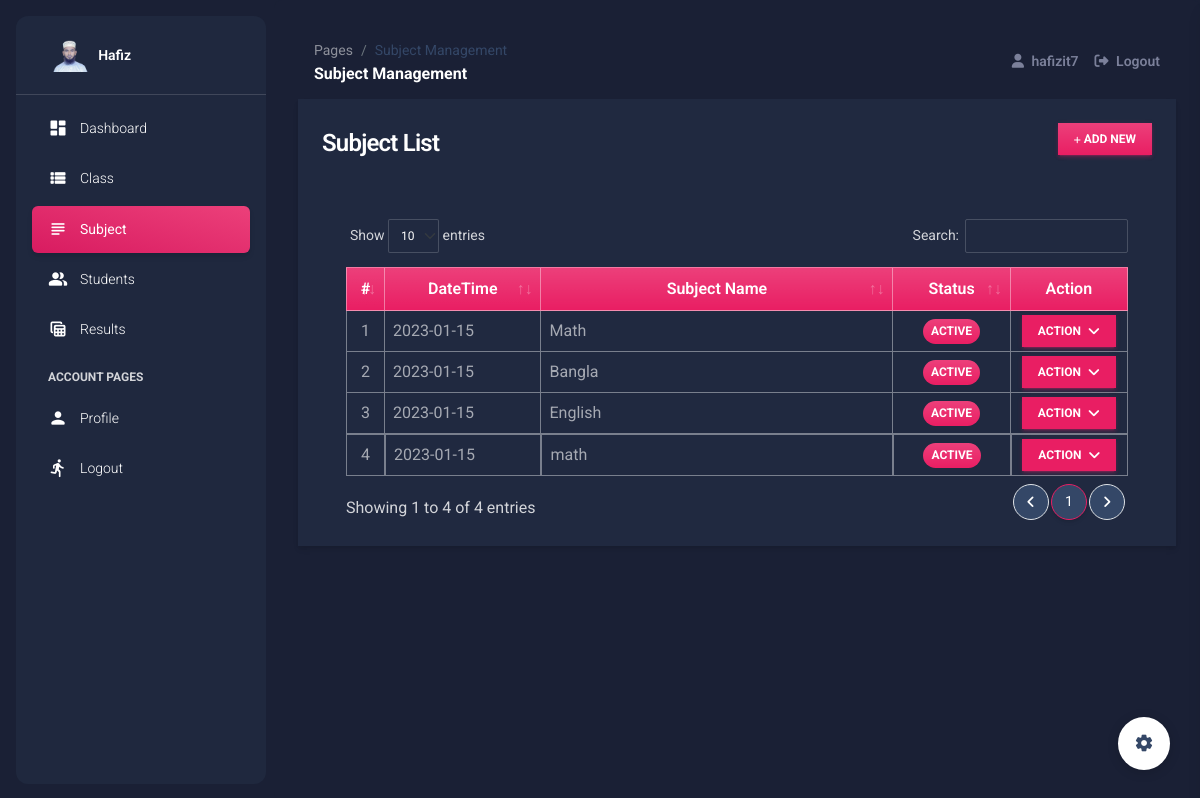
Page /subject_mgt (signed in) on the committed database.
### srmsApp/models.py (models this page shows, shortened)
class Subject(models.Model):
    name = models.CharField(max_length=250)
    status = models.CharField(max_length=2, choices=(('1','Active'),('2','Inactive')), default = 1)
    date_created = models.DateTimeField(default=timezone.now)
    date_updated = models.DateTimeField(auto_now=True)

### srmsApp/views.py (the view)
# urls.py: path('subject_mgt', views.subject_mgt,name="subject-page"),
@login_required
def subject_mgt(request):
    context['page'] = 'subject_mgt'
    context['page_title'] = 'Subject Management'
    subjects = models.Subject.objects.all()
    context['subjects'] = subjects
    return render(request,'subject_mgt.html',context)

### srmsApp/forms.py (shortened to what this page needs)
class UpdateProfile(UserChangeForm):
    username = forms.CharField(max_length=250,help_text="The Username field is required.")
    email = forms.EmailField(max_length=250,help_text="The Email field is required.")
    first_name = forms.CharField(max_length=250,help_text="The First Name field is required.")
    last_name = forms.CharField(max_length=250,help_text="The Last Name field is required.")
    current_password = forms.CharField(max_length=250)
    class Meta:
        model = User
        fields = ('email', 'username','first_name', 'last_name')

### srmsApp/templates/subject_mgt.html (shortened to what this page needs)
{% extends 'layouts/base.html' %}
{% load humanize %}
{% block content %}
<div class="container-fluid">
    <div class="col-lg-12 col-md-12 col-sm-12 col-xs-12">
        <div class="card card-default rounded-0 shadow ">
            <div class="card-header">
                <div class="d-flex w-100 align-items-center justify-content-between">
                    <h4 class="card-title fw-bold">Subject List</h4>
                    <div class="tools">
                        <button type="button" class="btn btn-primary rounded-0 bg-gradient btn-sm" id='add_new'><i class="fa fa-plus"></i> Add New</button>
                    </div>
                </div>
            </div>
            <div class="card-body">
                <div class="container-fluid">
                    <table class="table table-bordered" id="subject-list">
                        <colgroup>
                            <col width="5%">
                            <col width="20%">
                            <col width="45%">
                            <col width="15%">
                            <col width="15%">
                        </colgroup>
                        <thead>
                            <tr class="bg-gradient bg-primary bg-opacity-50 text-light">
                                <th class="px-2 py-2 text-center">#</th>
                                <th class="px-2 py-2 text-center">DateTime</th>
                                <th class="px-2 py-2 text-center">Subject Name</th>
                                <th class="px-2 py-2 text-center">Status</th>
                                <th class="px-2 py-2 text-center">Action</th>
                            </tr>
                        </thead>
                        <tbody>
                            {% for subject in subjects %}
                            <tr>
                                <td class="px-2 py-1 align-middle text-center">{{ forloop.counter }}</td>
                                <td class="px-2 py-1 align-middle">{{ subject.date_created|date:"Y-m-d" }}</td>
                                <td class="px-2 py-1 align-middle">{{ subject.name }}</td>
                                <td class="px-1 py-1 align-middle text-center">
                                    {% if subject.status == '1' %}
                                    <span class="badge bg-primary bg-gradient rounded-pill px-2">Active</span> {% else %}
                                    <span class="badge bg-secondary bg-gradient rounded-pill px-2">Inactive</span> {% endif %}
                                </td>
                                <td class="px-2 py-1 align-middle text-center">
                                    <div class="dropdown">
                                        <button class="btn btn-primary btn-sm mb-0 rounded-0 dropdown-toggle" type="button" id="actionBtn-{{ subject.pk }}" data-bs-toggle="dropdown" aria-expanded="false">
                                        Action
                                        </button>
                                    </div>
                                </td>
                            </tr>
                            {% endfor %}
                        </tbody>
                    </table>
                </div>
            </div>
        </div>
    </div>
</div>
{% endblock content %}

### srmsApp/templates/layouts/base.html (shortened to what this page needs)
 {% load static %} {% load customfilter %}
<!DOCTYPE html>
<html lang="en">
<head>
    <link href="{% static 'plugins/material-dashboard/css/nucleo-icons.css' %}" rel="stylesheet" />
    <link href="{% static 'plugins/material-dashboard/css/nucleo-svg.css' %}" rel="stylesheet" />
    <link rel="stylesheet" href="{% static 'plugins/DataTables/datatables.min.css' %}" />
    <link rel="stylesheet" href="{% static 'plugins/select2/dist/css/select2.min.css' %}">
    <link rel="stylesheet" href="{% static 'default/css/style.css' %}">
    <link id="pagestyle" href="{% static 'plugins/material-dashboard/css/material-dashboard.css' %}" rel="stylesheet" /> {% block stylesheets %}{% endblock stylesheets %}
</head>
<body class="g-sidenav-show bg-gray-200 dark-version">
    {% if has_sidebar %} {% include 'includes/sidebar.html' %} {% endif %}
    <main class="main-content position-relative max-height-vh-100 h-100 border-radius-lg ">
        {% if has_navigation %}
        {% include 'includes/navigation.html' %}
        {% endif %}
         {% block content %}{% endblock content %}
    </main>
    {% include 'includes/modals.html' %} {% include 'includes/fixed-plugin.html' %} {% include 'includes/scripts.html' %}
</body>
</html>

### srmsApp/templates/includes/sidebar.html (shortened to what this page needs)
<aside class="sidenav navbar navbar-vertical navbar-expand-xs border-0 border-radius-xl my-3 fixed-start ms-3   bg-gradient-dark" id="sidenav-main">
    <div class="sidenav-header">
      <a class="navbar-brand m-0"
         href="https://dineralo24.com/" target="_blank">
        <img src="{{ MEDIA_URL }}/default/hafiz.png" class="navbar-brand-img h-100" alt="main_logo">
        <span class="ms-1 font-weight-bold text-white">{{ short_name }}</span>
      </a>
    </div>
    <hr class="horizontal light mt-0 mb-2">
    <div class="collapse navbar-collapse  w-auto  max-height-vh-100" id="sidenav-collapse-main">
      <ul class="navbar-nav">
        <li class="nav-item">
          <a class="nav-link text-white {% if not page or page == 'home' %} active bg-gradient-primary {% endif %}"
             href="/">
            <div class="text-white text-center me-2 d-flex align-items-center justify-content-center">
              <i class="material-icons opacity-10">dashboard</i>
            </div>
            <span class="nav-link-text ms-1">Dashboard</span>
          </a>
        </li>
        <li class="nav-item">
          <a class="nav-link text-white {% if page == 'class_mgt' %} active bg-gradient-primary {% endif %}"
             href="{% url 'class-page' %}">
            <div class="text-white text-center me-2 d-flex align-items-center justify-content-center">
              <i class="material-icons opacity-10">view_list</i>
            </div>
            <span class="nav-link-text ms-1">Class</span>
          </a>
        </li>
        <li class="nav-item">
          <a class="nav-link text-white {% if page == 'subject_mgt' %} active bg-gradient-primary {% endif %}"
             href="{% url 'subject-page' %}">
            <div class="text-white text-center me-2 d-flex align-items-center justify-content-center">
              <i class="material-icons opacity-10">subject</i>
            </div>
            <span class="nav-link-text ms-1">Subject</span>
          </a>
        </li>
        <li class="nav-item">
          <a class="nav-link text-white {% if page == 'student_mgt' %} active bg-gradient-primary {% endif %}"
             href="{% url 'student-page' %}">
            <div class="text-white text-center me-2 d-flex align-items-center justify-content-center">
              <i class="material-icons opacity-10">people_alt</i>
            </div>
            <span class="nav-link-text ms-1">Students</span>
          </a>
        </li>
        <li class="nav-item">
          <a class="nav-link text-white {% if page == 'result_mgt' %} active bg-gradient-primary {% endif %}"
             href="{% url 'result-page' %}">
            <div class="text-white text-center me-2 d-flex align-items-center justify-content-center">
              <i class="material-icons opacity-10">table_view</i>
            </div>
            <span class="nav-link-text ms-1">Results</span>
          </a>
        </li>
        <li class="nav-item mt-3">
          <h6 class="ps-4 ms-2 text-uppercase text-xs text-white font-weight-bolder opacity-8">Account pages</h6>
        </li>
        <li class="nav-item">
          <a class="nav-link text-white {% if page == 'profile' %} active bg-gradient-primary {% endif %}"
             href="{% url 'profile-page' %}">
            <div class="text-white text-center me-2 d-flex align-items-center justify-content-center">
              <i class="material-icons opacity-10">person</i>
            </div>
            <span class="nav-link-text ms-1">Profile</span>
          </a>
        </li>
        <li class="nav-item">
          <a class="nav-link text-white " href="{% url 'logout' %}">
            <div class="text-white text-center me-2 d-flex align-items-center justify-content-center">
              <i class="material-icons opacity-10">directions_run</i>
            </div>
            <span class="nav-link-text ms-1">Logout</span>
          </a>
        </li>
      </ul>
    </div>
  </aside>

### srmsApp/templates/includes/navigation.html (shortened to what this page needs)
    <nav class="navbar navbar-main navbar-expand-lg px-0 mx-4 shadow-none border-radius-xl position-sticky mt-4 top-1 z-index-sticky" id="navbarBlur" navbar-scroll="true">
      <div class="container-fluid py-1 px-3">
        <nav aria-label="breadcrumb">
          <ol class="breadcrumb bg-transparent mb-0 pb-0 pt-1 px-0 me-sm-6 me-5">
            <li class="breadcrumb-item text-sm"><a class="opacity-5 text-dark" href="javascript:;">Pages</a></li>
            <li class="breadcrumb-item text-sm text-dark active" aria-current="page">{{ page_title }}</li>
          </ol>
          <h6 class="font-weight-bolder mb-0">{{ page_title }}</h6>
        </nav>
        <div class="collapse navbar-collapse mt-sm-0 mt-2 me-md-0 me-sm-4" id="navbar">
          <ul class="navbar-nav  justify-content-end">
            <li class="nav-item d-flex align-items-center">
              <a href="" class="nav-link text-body font-weight-bold px-3">
                <i class="fa fa-user me-sm-1"></i>
                 {{ user.username }}
              </a>
            </li>
            <li class="nav-item d-flex align-items-center">
              <a href="{% url 'logout' %}" class="nav-link text-body font-weight-bold px-0">
                <i class="fa fa-sign-out me-sm-1"></i>
                <span class="d-sm-inline d-none">Logout</span>
              </a>
            </li>
          </ul>
        </div>
      </div>
    </nav>

### srmsApp/templates/includes/fixed-plugin.html (shortened to what this page needs)
  <div class="fixed-plugin">
    <a class="fixed-plugin-button text-dark position-fixed px-3 py-2">
      <i class="material-icons py-2">settings</i>
    </a>
    </div>

### srmsApp/templates/includes/scripts.html (shortened to what this page needs)
  {% load static %}

### static/default/css/style.css (style rules this page uses)
html, body { height: 100%; width: 100%; max-height: 100%; overflow: auto; display: flex; flex-direction: column; }
.dark-version .table tbody tr:last-child td { border-width: 1px !important; }

### rows in the picture
Subject: date_created "2023-01-15", name "Math", status "ACTIVE"
Subject: date_created "2023-01-15", name "Bangla", status "ACTIVE"
Subject: date_created "2023-01-15", name "English", status "ACTIVE"
Subject: date_created "2023-01-15", name "math", status "ACTIVE"

### other values in the picture
{{ short_name }} "Hafiz"
{{ page_title }} "Subject Management"
{{ user.username }} "hafizit7"
